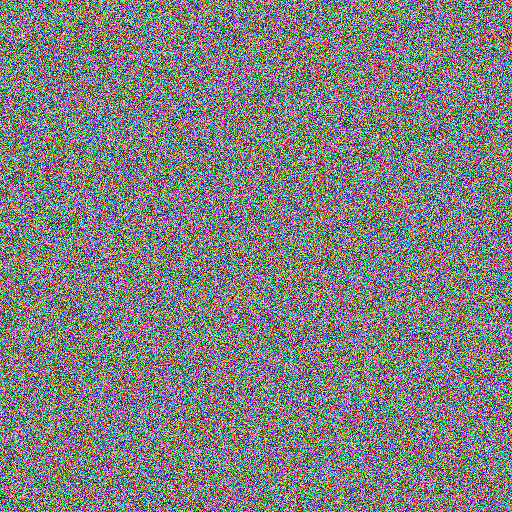
#> input picture cover.png, 512 x 512 px
$ python test.py
#> lines starting #> are read from the running program, lines starting #| are printed output that depends on the picture
"""
Phase 1 — LSB Steganography Baseline
Team: Person A (encoder/decoder) + Person B (metrics/testing)
"""

import cv2
import numpy as np
from skimage.metrics import peak_signal_noise_ratio as psnr
from skimage.metrics import structural_similarity as ssim


# ─────────────────────────────────────────────
# PERSON A — Encoder & Decoder
# ─────────────────────────────────────────────

def encode(image_path: str, secret_message: str, output_path: str) -> np.ndarray:
    """Hide a secret message inside a cover image using LSB."""
#> called with image_path = 'cover.png', output_path = 'stego.png'
    image = cv2.imread(image_path)
#> image is the input picture: shape (512, 512, 3); mean B, G, R 127.2, 127.5, 127.4
    if image is None:
        raise FileNotFoundError(f"Image not found: {image_path}")

    # Convert message to binary + add delimiter to mark end
    binary_message = ''.join(format(ord(c), '08b') for c in secret_message)
    binary_message += '1111111111111110'  # 16-bit end delimiter

    flat = image.flatten()

    if len(binary_message) > len(flat):
        raise ValueError(
            f"Message too long! Max {len(flat) // 8} chars for this image, "
            f"got {len(secret_message)} chars."
        )

    stego = flat.copy()
    for i, bit in enumerate(binary_message):
        stego[i] = (stego[i] & 0b11111110) | int(bit)  # replace LSB

    stego_image = stego.reshape(image.shape)
    cv2.imwrite(output_path, stego_image)
    print(f"[Encoder] Message hidden → saved to {output_path}")
    return stego_image


def decode(stego_path: str) -> str:
    """Extract the hidden message from a stego image."""
#> called with stego_path = 'stego.png'
    image = cv2.imread(stego_path)
    if image is None:
        raise FileNotFoundError(f"Stego image not found: {stego_path}")

    flat = image.flatten()
    bits = [str(pixel & 1) for pixel in flat]
#> bits = 786432 items

    chars = []
    for i in range(0, len(bits) - 16, 8):
        byte = ''.join(bits[i:i+8])
        next_byte = ''.join(bits[i+8:i+16])
        # Check for end delimiter
        if byte + next_byte == '1111111111111110':
            break
        chars.append(chr(int(byte, 2)))
#> this loop made 52 passes
#> i on passes 2 to 13: 8, 16, 24, 32, 40, 48, 56, 64, 72, 80, 88, 96
#> after the loop, chars = 51 items, first 6: 'H', 'e', 'l', 'l', 'o', ' '

    message = ''.join(chars)
    print(f"[Decoder] Recovered message: {message}")
#| [Decoder] Recovered message: Hello from steganography project! Phase 1 complete.
    return message


# ─────────────────────────────────────────────
# PERSON B — Metrics & Quality Evaluation
# ─────────────────────────────────────────────

def evaluate(original_path: str, stego_path: str) -> dict:
    """Compute PSNR and SSIM between original and stego image."""
#> called with original_path = 'cover.png', stego_path = 'stego.png'
    original = cv2.imread(original_path)
    stego    = cv2.imread(stego_path)

    if original is None or stego is None:
        raise FileNotFoundError("Could not load one of the images.")
    if original.shape != stego.shape:
        raise ValueError("Images must have the same dimensions.")

    psnr_val = psnr(original, stego, data_range=255)
#> psnr_val = 83.62

    # SSIM needs channel_axis for color images
    ssim_val = ssim(original, stego, channel_axis=2, data_range=255)
#> ssim_val = 1

    capacity = (original.shape[0] * original.shape[1] * original.shape[2]) // 8
#> capacity = 98304

    print("\n── Quality Metrics ──────────────────────")
    print(f"  PSNR : {psnr_val:.2f} dB  (good if > 38 dB)")
#|   PSNR : 83.62 dB  (good if > 38 dB)
    print(f"  SSIM : {ssim_val:.4f}     (good if > 0.95)")
#|   SSIM : 1.0000     (good if > 0.95)
    print(f"  Max capacity : {capacity} chars for this image")
#|   Max capacity : 98304 chars for this image
    print("─────────────────────────────────────────\n")

    return {"psnr": psnr_val, "ssim": ssim_val, "capacity": capacity}


def visual_diff(original_path: str, stego_path: str, output_path: str = "diff.png"):
    """Save an amplified difference image to visualize hidden data."""
    original = cv2.imread(original_path).astype(np.int16)
    stego    = cv2.imread(stego_path).astype(np.int16)

    diff = np.abs(original - stego).astype(np.uint8)
    diff_amplified = cv2.convertScaleAbs(diff, alpha=50)  # amplify x50

    cv2.imwrite(output_path, diff_amplified)
    print(f"[Visual diff] Saved amplified diff → {output_path}")
    return diff_amplified


# ─────────────────────────────────────────────
# MAIN — Run the full pipeline
# ─────────────────────────────────────────────

if __name__ == "__main__":
    import urllib.request, os

    # Download a free test image if you don't have one
    TEST_IMAGE = "cover.png"
    STEGO_IMAGE = "stego.png"
    SECRET = "Hello from steganography project! Phase 1 complete."

    if not os.path.exists(TEST_IMAGE):
    # Generate a random 512x512 color image
        img = np.random.randint(0, 256, (512, 512, 3), dtype=np.uint8)
        cv2.imwrite(TEST_IMAGE, img)
        print("Generated random cover.png")

    # Step 1 — Hide message
    stego = encode(TEST_IMAGE, SECRET, STEGO_IMAGE)

    # Step 2 — Recover message
    recovered = decode(STEGO_IMAGE)

    # Step 3 — Check accuracy
    assert recovered == SECRET, "ERROR: Recovered message doesn't match!"
    print("[Test] Encode → Decode: PASSED ✓")

    # Step 4 — Measure quality (Person B)
    metrics = evaluate(TEST_IMAGE, STEGO_IMAGE)
#> metrics = {'psnr': 83.62, 'ssim': 1, 'capacity': 98304}

    # Step 5 — Visual diff
    visual_diff(TEST_IMAGE, STEGO_IMAGE, "diff_amplified.png")
#> in visual_diff, `diff = np.abs(original - stego).astype(np.uint8)`:
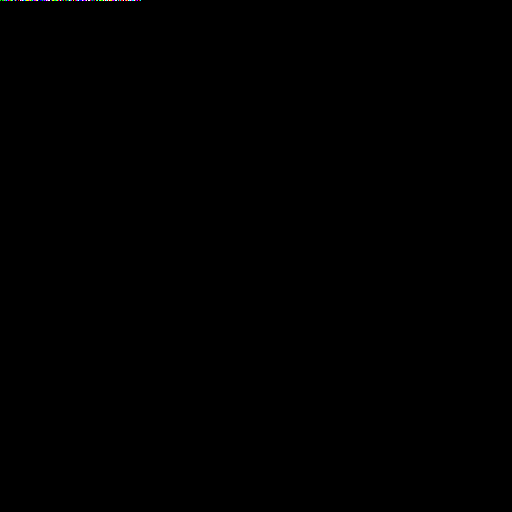
#> diff: shape (512, 512, 3); mean B, G, R 0.000301, 0.000271, 0.000275; drawn with 1 as white

    print("Phase 1 complete. Check stego.png and diff_amplified.png.")
